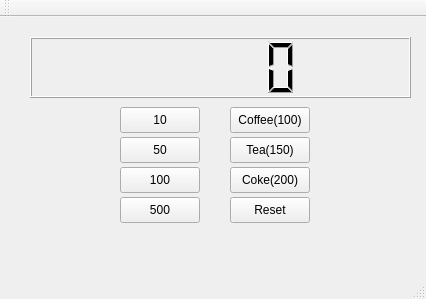
<?xml version="1.0" encoding="UTF-8"?>
<ui version="4.0">
 <class>MainWindow</class>
 <widget class="QMainWindow" name="MainWindow">
  <property name="geometry">
   <rect>
    <x>0</x>
    <y>0</y>
    <width>426</width>
    <height>299</height>
   </rect>
  </property>
  <property name="windowTitle">
   <string>MainWindow</string>
  </property>
  <widget class="QWidget" name="centralWidget">
   <widget class="QLCDNumber" name="lcdNumber">
    <property name="geometry">
     <rect>
      <x>30</x>
      <y>20</y>
      <width>381</width>
      <height>61</height>
     </rect>
    </property>
   </widget>
   <widget class="QPushButton" name="pb10">
    <property name="geometry">
     <rect>
      <x>120</x>
      <y>90</y>
      <width>80</width>
      <height>26</height>
     </rect>
    </property>
    <property name="text">
     <string>10</string>
    </property>
   </widget>
   <widget class="QPushButton" name="pb100">
    <property name="geometry">
     <rect>
      <x>120</x>
      <y>150</y>
      <width>80</width>
      <height>26</height>
     </rect>
    </property>
    <property name="text">
     <string>100</string>
    </property>
   </widget>
   <widget class="QPushButton" name="pb500">
    <property name="geometry">
     <rect>
      <x>120</x>
      <y>180</y>
      <width>80</width>
      <height>26</height>
     </rect>
    </property>
    <property name="text">
     <string>500</string>
    </property>
   </widget>
   <widget class="QPushButton" name="pb50">
    <property name="geometry">
     <rect>
      <x>120</x>
      <y>120</y>
      <width>80</width>
      <height>26</height>
     </rect>
    </property>
    <property name="text">
     <string>50</string>
    </property>
   </widget>
   <widget class="QPushButton" name="pbCoffee">
    <property name="geometry">
     <rect>
      <x>230</x>
      <y>90</y>
      <width>80</width>
      <height>26</height>
     </rect>
    </property>
    <property name="text">
     <string>Coffee(100)</string>
    </property>
   </widget>
   <widget class="QPushButton" name="pbTea">
    <property name="geometry">
     <rect>
      <x>230</x>
      <y>120</y>
      <width>80</width>
      <height>26</height>
     </rect>
    </property>
    <property name="text">
     <string>Tea(150)</string>
    </property>
   </widget>
   <widget class="QPushButton" name="pbCoke">
    <property name="geometry">
     <rect>
      <x>230</x>
      <y>150</y>
      <width>80</width>
      <height>26</height>
     </rect>
    </property>
    <property name="text">
     <string>Coke(200)</string>
    </property>
   </widget>
   <widget class="QPushButton" name="pbReset">
    <property name="geometry">
     <rect>
      <x>230</x>
      <y>180</y>
      <width>80</width>
      <height>26</height>
     </rect>
    </property>
    <property name="text">
     <string>Reset</string>
    </property>
   </widget>
   <zorder>lcdNumber</zorder>
   <zorder>pb10</zorder>
   <zorder>pb100</zorder>
   <zorder>pb500</zorder>
   <zorder>pb50</zorder>
   <zorder>pbCoke</zorder>
   <zorder>pbReset</zorder>
   <zorder>pbTea</zorder>
   <zorder>pbCoffee</zorder>
  </widget>
  <widget class="QMenuBar" name="menuBar">
   <property name="geometry">
    <rect>
     <x>0</x>
     <y>0</y>
     <width>426</width>
     <height>23</height>
    </rect>
   </property>
  </widget>
  <widget class="QToolBar" name="mainToolBar">
   <attribute name="toolBarArea">
    <enum>TopToolBarArea</enum>
   </attribute>
   <attribute name="toolBarBreak">
    <bool>false</bool>
   </attribute>
  </widget>
  <widget class="QStatusBar" name="statusBar"/>
 </widget>
 <layoutdefault spacing="6" margin="11"/>
 <resources/>
 <connections/>
</ui>
